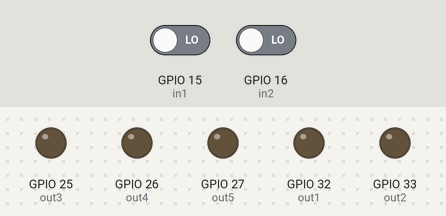
Recording of a sketch running on a simulated ESP32. Parts: output pins drawn as LEDs (lit = HIGH). Dashed ring = blinking. Inputs (shaded band) come from the test bench; at power-on: GPIO 15 (in1) LOW, GPIO 16 (in2) LOW. Random numbers use the default seed unless the sketch sets one.

Above: at 3.2 s.
3.3 s: GPIO 15 (in1) driven HIGH
At 6.1 s:
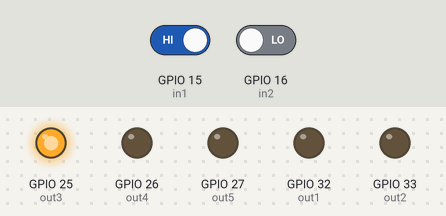
At 7.8 s:
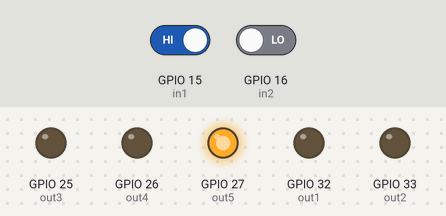
12.3 s: GPIO 15 (in1) driven LOW
14.9 s: GPIO 15 (in1) driven HIGH
At 17.9 s:
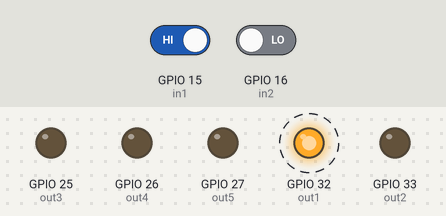
Timing chart, 0 to 24.9 s (numbered marks = the images above; inputs shaded):
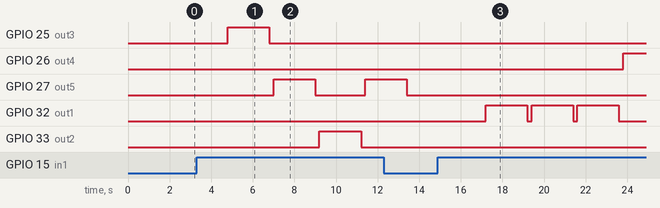

The sketch:

MAKEOHIO.ino
```cpp
#include <iostream>
#include <cstdlib>
#include <ctime>
#include <random>


const int out1 = 32;
const int out2 = 33;
const int out3 = 25;
const int out4 = 26;
const int out5 = 27;

const int in1 = 15;
const int in2 = 16;


bool isThisShitOn = false;
// the setup function runs once when you press reset or power the board
void setup() {
  // initialize digital pin ledPin as an output.
  pinMode(in1, INPUT);
  pinMode(in2, INPUT);
  pinMode(out1, OUTPUT);
  pinMode(out2, OUTPUT);
  pinMode(out3, OUTPUT);
  pinMode(out4, OUTPUT);
  pinMode(out5, OUTPUT);

 // isThisShitOn = false;
}

// the loop function runs over and over again forever
void loop() {

  int inputVal = digitalRead(in1);
  int inputVal2 = digitalRead(in2);
  if(inputVal2 != 0){
    printf("THIS WORKS");
  }

  delay(1000);

  digitalWrite(out1, LOW);
  digitalWrite(out2, LOW);
  digitalWrite(out3, LOW);
  digitalWrite(out4, LOW);
  digitalWrite(out5, LOW);

  delay(200);

  if (inputVal == HIGH) {
    int random_num = (rand() % 5) + 1;
    switch (random_num) {
      case 1:
        digitalWrite(out1, HIGH);
        delay(1000);
        break;
      case 2:
        digitalWrite(out2, HIGH);
        delay(1000);
        break;
      case 3:
        digitalWrite(out3, HIGH);
        delay(1000);
        break;
      case 4:
        digitalWrite(out4, HIGH);
        delay(1000);
        break;
      case 5:
        digitalWrite(out5, HIGH);
        delay(1000);
        break;
    }
  }
}
```

Measured:
- after the input at 3.3 s, GPIO 25 (out3): LOW → HIGH after 1.5 s, → LOW 2.0 s later; GPIO 27 (out5): LOW → HIGH after 3.7 s, → LOW 2.0 s later, → HIGH 2.4 s later; GPIO 33 (out2): LOW → HIGH after 5.9 s, → LOW 2.0 s later
- after the input at 14.9 s, GPIO 26 (out4): LOW → HIGH after 8.9 s; GPIO 32 (out1): alternates HIGH for 2.0 s and LOW for 0.20 s, starting after 2.3 s
